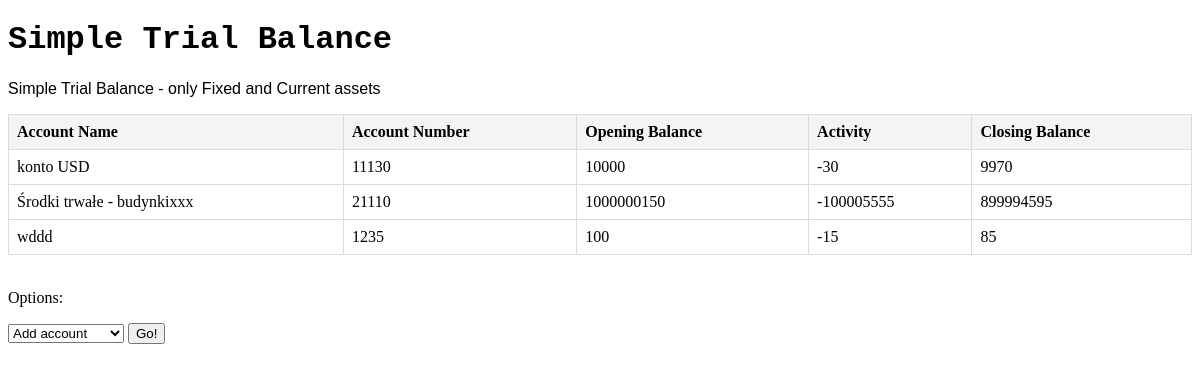
The page /trial_balance/ on the database as committed earlier.
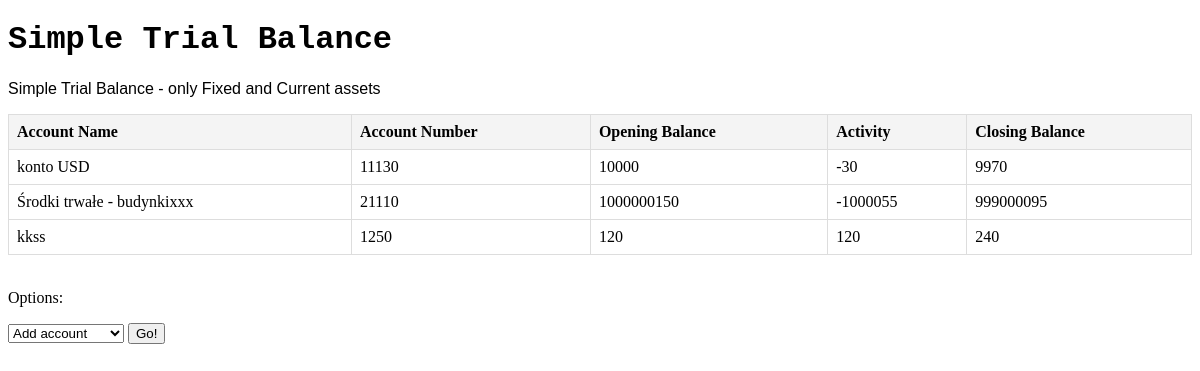
The same page on the database as committed later.
### account/models.py (models this page shows, shortened)
class SimpleTrialBalance(models.Model):
    account_name = models.CharField(max_length=30)
    account_number = models.IntegerField()
    opening_balance = models.IntegerField()
    activity = models.IntegerField()
    closing_balance = models.IntegerField(editable=False) # (1) editable=False - uniemożliwa ręczne wprowadzanie pola, (2) to pole zostanie excludowane na poziomie formularza

### account/views.py (the view)
# urls.py: path('trial_balance/', views.ParentViewTrialBalance.as_view(), name='trial_balance'),
class ParentViewTrialBalance(TemplateView):
    template_name = 'trial_balance.html'
    def get_context_data(self, **kwargs):
        context = super().get_context_data(**kwargs)
        context['trial_balance_data'] = SimpleTrialBalance.objects.all()
        context['dropdown_list_main'] = [
            {'name': 'Add account', 'class': 'AccountCreateView'},
            {'name': 'Delete account', 'class': 'AccountDeleteView'},
            {'name': 'Update account', 'class': 'AccountUpdateSelectView'},
        ]
        return context
    def get(self, request, *args, **kwargs):
        action = request.GET.get('action')
        if action == 'AccountDeleteView':
            return redirect('delete_account')
        elif action == 'AccountUpdateSelectView':
            return redirect('account_update_select')
        elif action == 'AccountCreateView':
            return redirect('user_form')
        return super().get(request, *args, **kwargs)

### account/templates/trial_balance.html (shortened to what this page needs)
<!DOCTYPE html>
<html lang="en">
<head>
</head>
<body>
    <FONT FACE="Courier New">
        <h1>Simple Trial Balance</h1>
    </FONT>
    <FONT FACE="Arial">
        <p>Simple Trial Balance - only Fixed and Current assets</p>
    </FONT>
<table>
    <thead>
        <tr>
            <th>Account Name</th>
            <th>Account Number</th>
            <th>Opening Balance</th>
            <th>Activity</th>
            <th>Closing Balance</th>
        </tr>
    </thead>
    <tbody>
        {% for record in trial_balance_data %}
            <tr>
                <td>{{ record.account_name }}</td>
                <td>{{ record.account_number }}</td>
                <td>{{ record.opening_balance }}</td>
                <td>{{ record.activity }}</td>
                <td>{{ record.closing_balance }}</td>
            </tr>
        {% endfor %}
    </tbody>
</table>
<br>
<p>Options:</p>
<form method="GET" action="">
    <select name="action" required>
        {% for form in dropdown_list_main %}
            <option value="{{ form.class }}">{{ form.name }}</option>
        {% endfor %}
    </select>
<button type="submit">Go!</button>
</form>
</body>
</html>

### account/templates/trial_balance.html (style rules this page uses)
table { border-collapse: collapse; width: 100%; }
th, td { border: 1px solid #ddd; padding: 8px; text-align: left; }
th { background-color: #f4f4f4; }

Rows that differ between the two databases and show on the page:
removed SimpleTrialBalance: account_name "wddd", account_number "1235", opening_balance "100", activity "-15", closing_balance "85"
changed SimpleTrialBalance "Środki trwałe - budynkixxx": activity "-100005555" → "-1000055"; closing_balance "899994595" → "999000095"
added SimpleTrialBalance: account_name "kkss", account_number "1250", opening_balance "120", activity "120", closing_balance "240"
